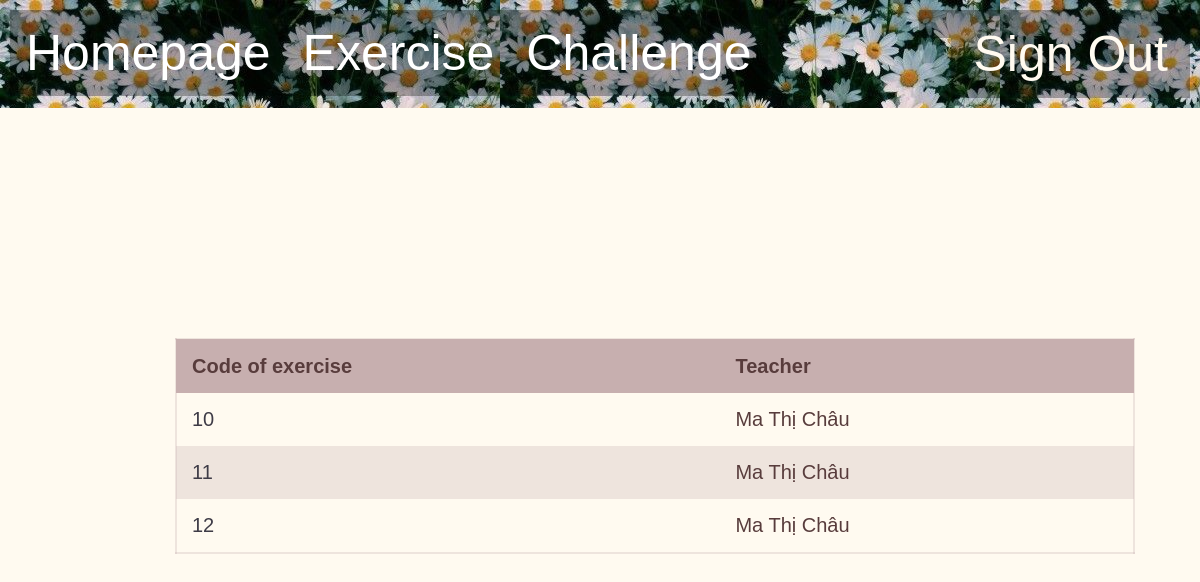
/exercise.php, run on an earlier commit of the app's database.
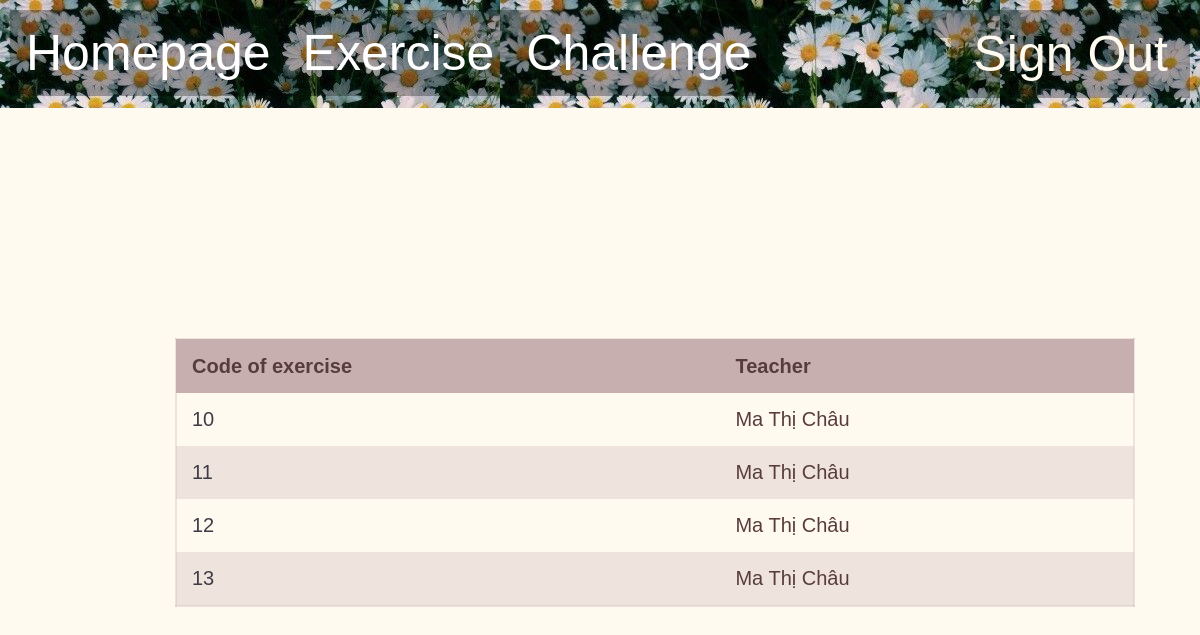
And on a later commit of the database.
### tables this page shows
CREATE TABLE `exercise` (
  `account` varchar(15) NOT NULL,
  `codeOfExercise` int(15) NOT NULL,
  `summarise` varchar(50) NOT NULL,
  `fileName` varchar(100) NOT NULL,
  `fileEnding` varchar(10) NOT NULL
);

CREATE TABLE `teacher` (
  `account` varchar(15) NOT NULL,
  `nameOfTeacher` varchar(30) NOT NULL
);

### exercise.php (the view, shortened to what this page needs)
<head>
    <link rel="stylesheet" href="mains.css">
    <link rel="stylesheet" href="navbars.css">
    <link rel="stylesheet" href="exercisess.css">
</head>
<body>
    <div>
        <ul>
            <li><a href='listOfUsers.php'>Homepage</a></li>
            <li><a href='exercise.php'>Exercise</a></li>
            <li style="float:right"><a href=""><form action="" method="POST" style="font-size: 0px;"><input type="submit" name="signOut" value="Sign Out" style="border:none; background-color:transparent;
            font-size: 50px; font-family: 'Gill Sans', 'Gill Sans MT', Calibri, 'Trebuchet MS', sans-serif; color: floralwhite;"></form></a></li>
            <li style="float:right"><a href=<?php session_start(); echo "'listOfUsers.php?account=".$_SESSION["account"]."'>";?> <?php echo $_SESSION["account"];?></a></li>
            <li><a href='challenge.php'>Challenge</a></li>
        </ul>
    </div>
    <?php
        $servername = "localhost";
        $database = "student_management";
        $username = "root";
        $password = "";
        $conn = mysqli_connect($servername, $username, $password, $database);
        $html = '<table id="t01">';
        $html .= '<tr>';
        $html .= '<th>' . "Code of exercise" .'</th>';
        $html .= '<th>' . "Teacher".'</th>';
        if (!empty($_GET['codeOfExercise'])){
            $html .= '<th>' . "Exercise" .'</th>';
            $html .= '</tr>';
            $codeOfExercise = $_GET['codeOfExercise'];
            $sql = "SELECT `codeOfExercise`, teacher.account, nameOfTeacher, fileName
                    FROM `exercise`
                    JOIN teacher
                    ON teacher.account = exercise.account
                    WHERE `codeOfExercise`='$codeOfExercise'";
            $result = $conn->query($sql);
            $row = $result->fetch_assoc();
            $html .= '<tr>';
            $html .= '<td>' .'<a href="exercise.php?codeOfExercise='.$row["codeOfExercise"].'">'. $row["codeOfExercise"] .'</a>'.'</td>';
            $html .= '<td>' . $row["nameOfTeacher"] . '</td>';
            $html .= '<td>' . '<p><a href="download.php?file=' . urlencode($row["fileName"]) . '">Download '.$row["fileName"]
            .'<img src="image/cloud-computing (1).png" alt="Download" width="40" height="40">'.'</a></p>' . '</td>';
            $html .= '</tr>';
            $_GET['accountTeacher'] = $row['account'];
        }
        else {
    ?>
    <?php
            $html .= '</tr>';
            $sql = "SELECT `codeOfExercise`, nameOfTeacher, `summarise`
                    FROM `exercise`
                    JOIN teacher
                    ON teacher.account = exercise.account
                    ORDER BY `codeOfExercise` ASC";
            $result = $conn->query($sql);
                while($row = $result->fetch_assoc()) {
                    $html .= '<tr>';
                    $html .= '<td>' .'<a href="exercise.php?codeOfExercise='.$row["codeOfExercise"].'">'. $row["codeOfExercise"] .'</a>'.'</td>';
                    $html .= '<td>' . $row["nameOfTeacher"] . '</td>';
                    $html .= '</tr>';
                }
        }
        $html .= '</table>';
        echo $html;
                ?>
</body>

What changed in the data, as far as the page shows it:
added exercise: codeOfExercise "13", teacher.nameOfTeacher "Ma Thị Châu"
